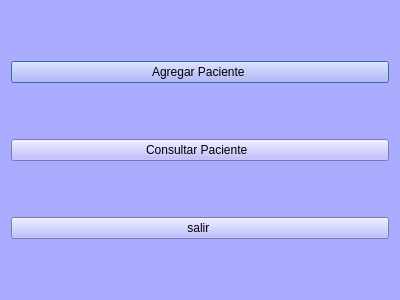
<?xml version="1.0" encoding="UTF-8"?>
<ui version="4.0">
 <class>Dialog</class>
 <widget class="QDialog" name="Dialog">
  <property name="geometry">
   <rect>
    <x>0</x>
    <y>0</y>
    <width>400</width>
    <height>300</height>
   </rect>
  </property>
  <property name="windowTitle">
   <string>Dialog</string>
  </property>
  <property name="styleSheet">
   <string notr="true">background-color: rgb(170, 170, 255)</string>
  </property>
  <layout class="QGridLayout" name="gridLayout">
   <item row="0" column="0">
    <widget class="QPushButton" name="boton_agregar">
     <property name="text">
      <string>Agregar Paciente </string>
     </property>
    </widget>
   </item>
   <item row="1" column="0">
    <widget class="QPushButton" name="boton_consultar">
     <property name="text">
      <string>Consultar Paciente  </string>
     </property>
    </widget>
   </item>
   <item row="2" column="0">
    <widget class="QPushButton" name="boton_salir">
     <property name="text">
      <string>salir </string>
     </property>
    </widget>
   </item>
  </layout>
 </widget>
 <resources/>
 <connections/>
</ui>
